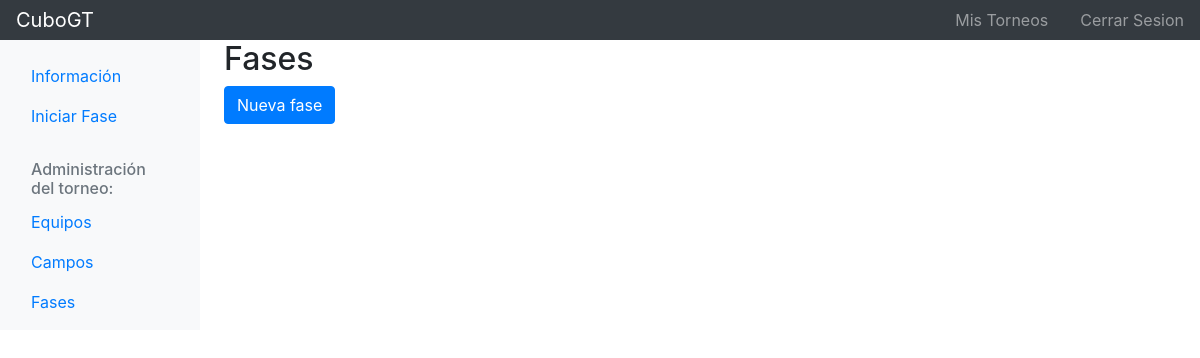
/es/gt/torneo/4/fase (signed in), run on an earlier commit of the app's database.
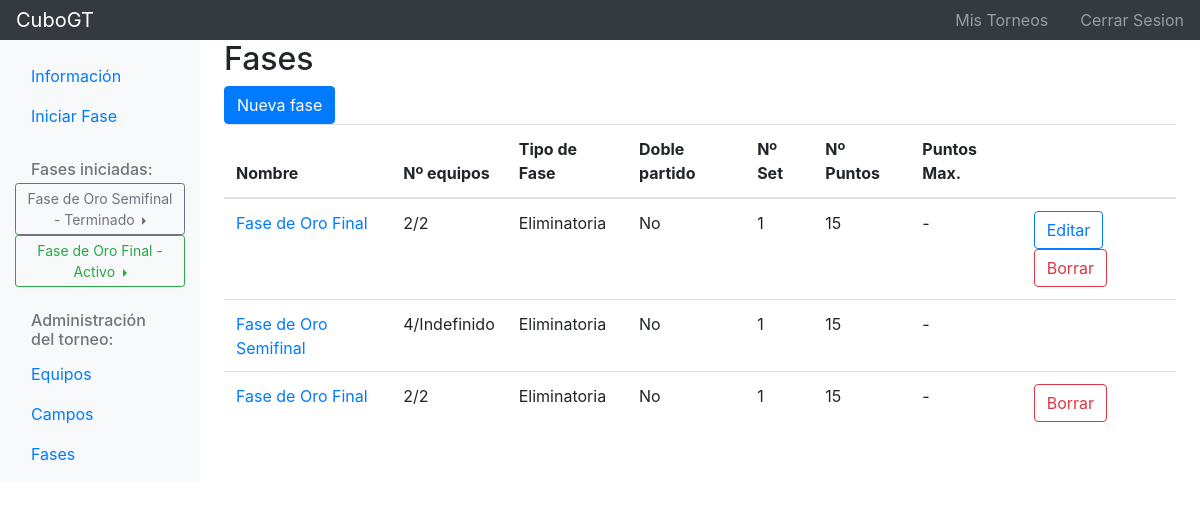
And on a later commit of the database.
### cubogt/models.py (models this page shows, shortened)
class Fase(models.Model):
	torneo = models.ForeignKey('Torneo', on_delete=models.CASCADE)
	equipos = models.ManyToManyField('Equipo')
	campos = models.ManyToManyField('Campo')
	numero_activacion = models.IntegerField(null=True, default=None)
	nombre = models.CharField(max_length=100)
	prefijo_eliminatoria = models.CharField(max_length=100, default=nombre)
	tipo_fase = models.IntegerField(choices=TIPO_FASE)
	numero_equipos_max = models.IntegerField(null=True, blank=True)
	doble_partido = models.BooleanField()
	numero_sets = models.IntegerField(null=True)
	numero_puntos = models.IntegerField(null=True)
	puntos_maximos = models.IntegerField(null=True, blank=True)
	estado = models.IntegerField(choices=ESTADO_CHOICES, default=CREACION)
	UPD = models.DateTimeField(auto_now=True)
	NWD = models.DateTimeField(auto_now_add=True)
	class Meta:
		ordering = ["numero_activacion", "nombre"]
	def doble_partido_label(self):
		if self.doble_partido:
			return _("Si")
		else:
			return _("No")
	def equipos_apuntados_max_label(self):
		label = str(self.equipos.count()) + "/"
		if self.numero_equipos_max is not None and self.numero_equipos_max > 0:
			label += str(self.numero_equipos_max)
		else:
			label = _("%(n_equipos)sIndefinido" % {'n_equipos': label})
		return label
	def puntos_max_label(self):
		if self.puntos_maximos:
			return self.puntos_maximos
		else:
			return "-"

### cubogt/views/fase_views.py (the view)
# urls.py: path('torneo/<int:torneo_id>/fase', fase_views.fase_lista, name='fase_lista'),
def fase_lista(request, torneo_id):
	torneo = get_object_or_404(Torneo, pk=torneo_id)
	fases_list = Fase.objects.filter(torneo=torneo)
	fase_activa_terminada_list = FaseController.get_fases_activas_terminadas(torneo)
	context = {'torneo': torneo, 'fase_activa_terminada_list': fase_activa_terminada_list, 'fases_list': fases_list}
	return render(request, 'cubogt/fase_creacion/fase_lista.html', context)

### cubogt/controller/FaseController.py (called while the page is built)
def get_fases_activas_terminadas(torneo):
	fases_activas_terminadas = Fase.objects.filter(torneo=torneo).exclude(estado=CREACION)
	return fases_activas_terminadas

### cubogt/templates/cubogt/fase_creacion/fase_lista.html (shortened to what this page needs)
{% extends "cubogt/base/body/navbar_lateral/navbar_torneo.html" %}
{% load i18n %}
{% block content %}
    <h2>{% trans "Fases" %}</h2>
    <a type="button" class="btn btn-primary" href="{% url 'fase_nueva' torneo.id %}">{% trans "Nueva fase" %}</a>
    {% if fases_list %}
        <table class="table table-hover">
            <thead>
                <tr>
                    <th>{% trans "Nombre" %}</th>
                    <th>{% trans "Nº equipos" %}</th>
                    <th>{% trans "Tipo de Fase" %}</th>
                    <th>{% trans "Doble partido" %}</th>
                    {% if torneo.deporte.set %}
                        <th>{% trans "Nº Set" %}</th>
                    {% endif %}
                    {% if torneo.deporte.punto %}
                        <th>{% trans "Nº Puntos" %}</th>
                        <th>{% trans "Puntos Max." %}</th>
                    {% endif %}
                    <th></th>
                </tr>
            </thead>
            <tbody>
                {% for fase in fases_list %}
                    <tr>
                        <td><a href="{% url 'fase_ver' torneo.id fase.id %}">{{ fase.nombre }}</a></td>
                        <td>{{ fase.equipos_apuntados_max_label }}</td>
                        <td>{{ fase.get_tipo_fase_display }}</td>
                        <td>{{ fase.doble_partido_label }}</td>
                        {% if torneo.deporte.set %}
                            <td>{{ fase.numero_sets }}</td>
                        {% endif %}
                        {% if torneo.deporte.punto %}
                            <td>{{ fase.numero_puntos }}</td>
                            <td>{{ fase.puntos_max_label }}</td>
                        {% endif %}
                        <td>
                            {% if fase.estado == CREACION %}
                                <a type="button" class="btn btn-outline-primary" href="{% url 'fase_editar' torneo.id fase.id %}">{% trans "Editar" %}</a>
                            {% endif %}
                            {% if fase.estado != TERMINADO %}
                                <a type="button" class="btn btn-outline-danger" href="{% url 'fase_borrar' torneo.id fase.id %}">{% trans "Borrar" %}</a>
                            {% endif %}
                        </td>
                    <tr>
                {% endfor %}
            </tbody>
        </table>
    {% endif %}
{% endblock content %}

### cubogt/templates/cubogt/base/body/navbar_lateral/navbar_torneo.html (shortened to what this page needs)
{% extends "cubogt/base/body/navbar_lateral/navbar.html" %}
{% load i18n %}
{% block nav_lateral %}
    <ul class="nav flex-column">
        <li class="nav-item">
            <a class="nav-link active" href="{% url 'torneo' torneo.id %}">
                {% trans "Información" %} <span class="sr-only">(current)</span>
            </a>
        </li>
        <li class="nav-item">
            <a class="nav-link" href="{% url 'fase_iniciar_lista' torneo.id %}">
                {% trans "Iniciar Fase" %}
            </a>
        </li>
        {% if fase_activa_terminada_list %}
            <h6 class="sidebar-heading d-flex justify-content-between align-items-center px-3 mt-4 mb-1 text-muted">
                <span>{% trans "Fases iniciadas:" %}</span>
            </h6>
            {% for fase in fase_activa_terminada_list %}
                  <div class="btn-group dropright">
                        {% if fase.estado == ACTIVO %}
                            <div class="btn btn-outline-success btn-sm dropdown-toggle" style="white-space: normal;" data-toggle="dropdown" aria-haspopup="true" aria-expanded="false">
                        {% else %}
                            <div class="btn btn-outline-secondary btn-sm dropdown-toggle" style="white-space: normal;" data-toggle="dropdown" aria-haspopup="true" aria-expanded="false">
                        {% endif %}
                            {{ fase.nombre }} - {{ fase.get_estado_display }}
                            </div>
                    </div>
            {% endfor %}
        {% endif %}
    </ul>
    <h6 class="sidebar-heading d-flex justify-content-between align-items-center px-3 mt-4 mb-1 text-muted">
        <span>{% trans "Administración del torneo:" %}</span>
    </h6>
    <ul class="nav flex-column mb-2">
        <li class="nav-item">
            <a class="nav-link" href="{% url 'equipo_lista' torneo.id %}">
                {% trans "Equipos" %}
            </a>
        </li>
        <li class="nav-item">
            <a class="nav-link" href="{% url 'campo_lista' torneo.id %}">
                {% trans "Campos" %}
            </a>
        </li>
        <li class="nav-item">
            <a class="nav-link" href="{% url 'fase_lista' torneo.id %}">
                {% trans "Fases" %}
            </a>
        </li>
    </ul>
{% endblock nav_lateral %}

What changed in the data, as far as the page shows it:
added Fase: nombre "Fase de Oro Semifinal", estado "Terminado", equipos_apuntados_max_label "4/Indefinido", tipo_fase "Eliminatoria", doble_partido_label "No", numero_sets "1", numero_puntos "15", puntos_max_label "-"
added Fase: nombre "Fase de Oro Final", estado "Activo", equipos_apuntados_max_label "2/2", tipo_fase "Eliminatoria", doble_partido_label "No", numero_sets "1", numero_puntos "15", puntos_max_label "-"
added Fase: nombre "Fase de Oro Final", equipos_apuntados_max_label "2/2", tipo_fase "Eliminatoria", doble_partido_label "No", numero_sets "1", numero_puntos "15", puntos_max_label "-", shown under "Fases"
Also different on the page:
text now shown: "Fases iniciadas: Nombre Nº equipos Tipo de Fase Doble partido Nº Set Nº Puntos Puntos Max."
